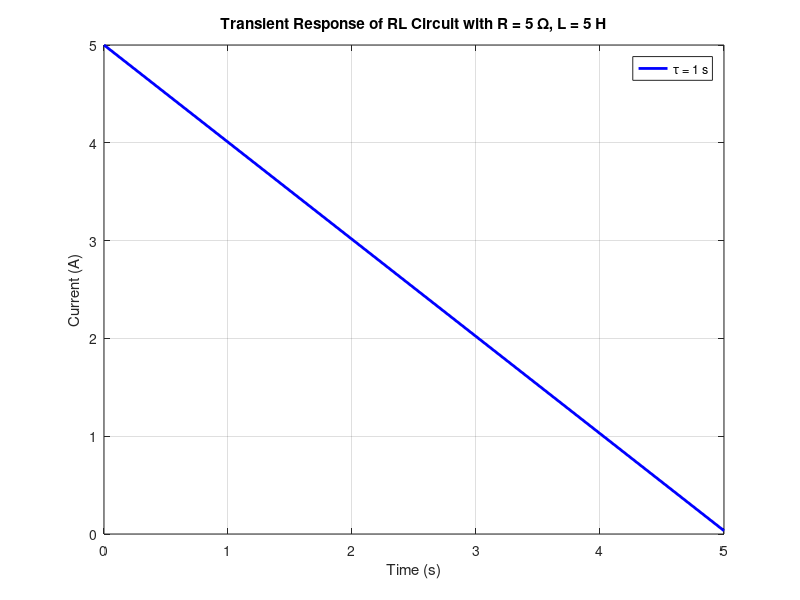

Recreate this plot in MATLAB.
% RL Circuit Transient Response Simulation

% Get user input for RL circuit parameters
R = input('Enter the resistance R (ohms): ');
L = input('Enter the inductance L (henrys): ');

% Ensure R and L are positive
if R <= 0
    error('Resistance must be a positive value.');
end

if L <= 0
    error('Inductance must be a positive value.');
end

% Time settings
t_end = input('Enter the simulation end time (seconds): ');
dt = input('Enter the time step (seconds): ');

% Ensure valid time step
if dt <= 0 || t_end <= 0
    error('Time step and end time must be positive values.');
end

t = 0:dt:t_end; % Time vector

% Initial current
I0 = input('Enter the initial current I0 (amps): ');

% Calculate the time constant (tau = L / R)
tau = L / R;

% Compute the current over time for the RL circuit
I_t = I0 * exp(-t / tau); % Transient response of the RL circuit

% Plot the result
figure;
plot(t, I_t, 'b', 'LineWidth', 2);
xlabel('Time (s)');
ylabel('Current (A)');
title(['Transient Response of RL Circuit with R = ' num2str(R) ' \Omega, L = ' num2str(L) ' H']);
grid on;

% Display the time constant on the plot for reference
legend(['\tau = ' num2str(tau) ' s'], 'Location', 'northeast');
